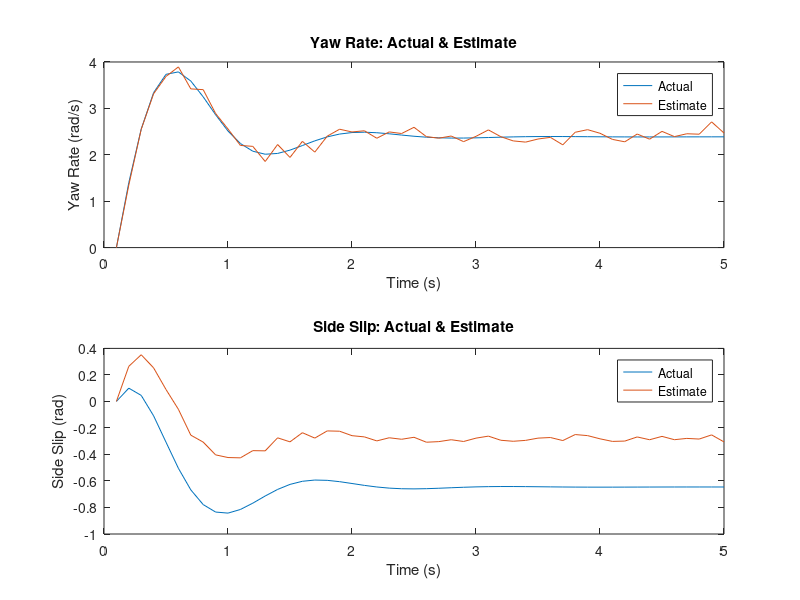
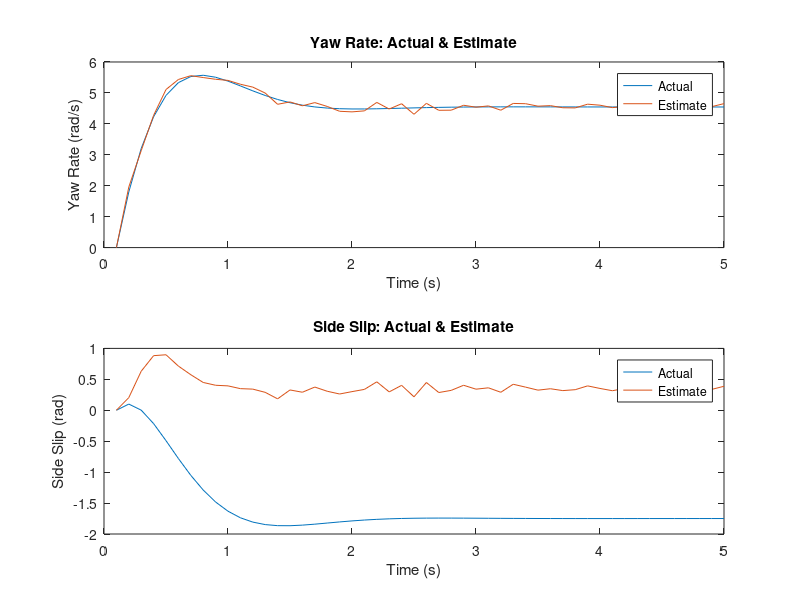
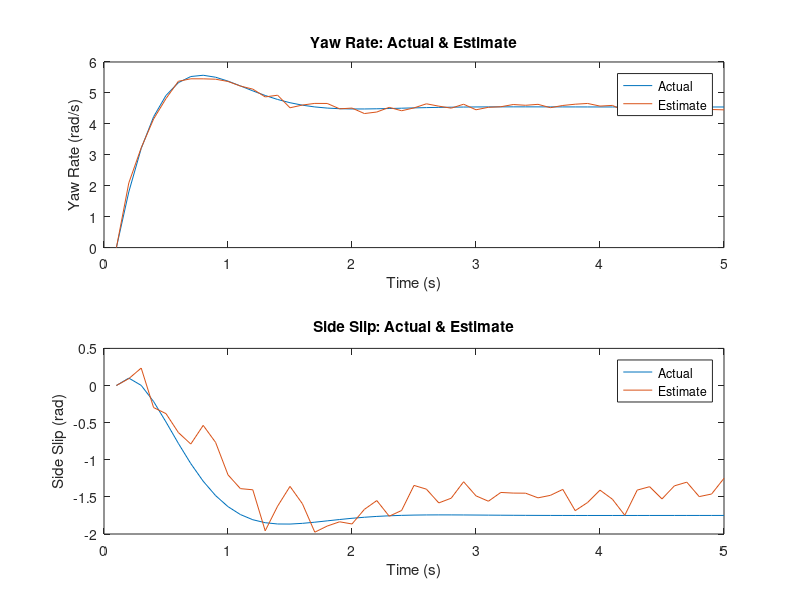

Recreate these plots in MATLAB, in order.
%% Optimal Estimation - Homework 3 - Problem 4

clear
clc
close all

%% Part A

A = [-2.62 12;
    -0.96 -2];
B = [14; 1];

H = [1 0];

% Simulation Initialization
t_end = 5;
dt = 0.1;
t = dt:dt:t_end;
numSamps = length(t);

X = zeros(2, numSamps);
y = zeros(numSamps, 1);
del = 1;

% Dynamic Simulation
for i = 1:numSamps-1
    xdot = A * X(:,i) + B * del;
    X(:,i+1) = X(:,i) + xdot * dt;
    y(i+1) = H * X(:,i+1) + (0.1*randn);
    x = X(:,i+1);
end

A_D = expm(A*dt);
Q_D = [2 0;0 0.2];
R_D = 0.01;


% Preallocation & Initialization
x_hat = zeros(2, numSamps);
P = eye(2);
priorP = zeros(numSamps,2);
postP = zeros(numSamps,2);

for i = 1:numSamps-1
    
    % Time Update (Propagation - a priori)
    x_hat(:,i+1) = A_D * x_hat(:,i);

    P = A_D * P * A_D' + Q_D;
    priorP(i+1,1) = P(1,1);
    priorP(i+1,2) = P(2,2);

    % Measurement Update (Correction - a posteriori)
    K = P * H' * (H*P*H' + R_D)^-1;

    x_hat(:,i+1) = x_hat(:,i+1) + K * (y(i+1) - H * x_hat(:,i+1));

    P = (eye(2) - K*H) * P;
    postP(i+1,1) = P(1,1);
    postP(i+1,2) = P(2,2);

end

KFeig = eig(A-K*H);

figure
subplot(2,1,1)
plot(t,X(1,:))
hold on
plot(t,x_hat(1,:))
title('Yaw Rate: Actual & Estimate')
legend('Actual','Estimate')
xlabel('Time (s)')
ylabel('Yaw Rate (rad/s)')

subplot(2,1,2)
plot(t,X(2,:))
hold on
plot(t,x_hat(2,:))
title('Side Slip: Actual & Estimate')
legend('Actual','Estimate')
xlabel('Time (s)')
ylabel('Side Slip (rad)')

clearvars

%% Part B

A = [-2.42 4;
    -0.99 -2];
B = [18; 1];

H = [1 0];

% Simulation Initialization
t_end = 5;
dt = 0.1;
t = dt:dt:t_end;
numSamps = length(t);

X = zeros(2, numSamps);
y = zeros(numSamps, 1);
del = 1;

% Dynamic Simulation
for i = 1:numSamps-1
    xdot = A * X(:,i) + B * del;
    X(:,i+1) = X(:,i) + xdot * dt;
    y(i+1) = H * X(:,i+1) + (0.1*randn);
    x = X(:,i+1);
end

A_A = [-2.62 12;
    -0.96 -2];

A_D = expm(A_A*dt);
Q_D = 5*eye(2);
R_D = 0.01;

% Preallocation & Initialization
x_hat = zeros(2, numSamps);
P = eye(2);
priorP = zeros(numSamps,2);
postP = zeros(numSamps,2);

for i = 1:numSamps-1
    
    % Time Update (Propagation - a priori)
    x_hat(:,i+1) = A_D * x_hat(:,i);

    P = A_D * P * A_D' + Q_D;
    priorP(i+1,1) = P(1,1);
    priorP(i+1,2) = P(2,2);

    % Measurement Update (Correction - a posteriori)
    K = P * H' * (H*P*H' + R_D)^-1;

    x_hat(:,i+1) = x_hat(:,i+1) + K * (y(i+1) - H * x_hat(:,i+1));

    P = (eye(2) - K*H) * P;
    postP(i+1,1) = P(1,1);
    postP(i+1,2) = P(2,2);

end

KFeig = eig(A-K*H);

figure
subplot(2,1,1)
plot(t,X(1,:))
hold on
plot(t,x_hat(1,:))
title('Yaw Rate: Actual & Estimate')
legend('Actual','Estimate')
xlabel('Time (s)')
ylabel('Yaw Rate (rad/s)')

subplot(2,1,2)
plot(t,X(2,:))
hold on
plot(t,x_hat(2,:))
title('Side Slip: Actual & Estimate')
legend('Actual','Estimate')
xlabel('Time (s)')
ylabel('Side Slip (rad)')

clearvars

%% Part C

A = [-2.42 4;
    -0.99 -2];
B = [18; 1];

H = eye(2);

% Simulation Initialization
t_end = 5;
dt = 0.1;
t = dt:dt:t_end;
numSamps = length(t);

X = zeros(2, numSamps);
y = zeros(2, numSamps);
del = 1;

% Dynamic Simulation
for i = 1:numSamps-1
    xdot = A * X(:,i) + B * del;
    X(:,i+1) = X(:,i) + xdot * dt;
    y(:,i+1) = H * X(:,i+1) + [(0.1*randn);(0.5*randn)];
    x = X(:,i+1);
end

A_A = [-2.62 12;
    -0.96 -2];

A_D = expm(A_A*dt);
Q_D = [1.2 0;0 0.1];
R_D = [0.01 0;0 0.25];

% Preallocation & Initialization
x_hat = zeros(2, numSamps);
P = eye(2);
priorP = zeros(numSamps,2);
postP = zeros(numSamps,2);

for i = 1:numSamps-1
    
    % Time Update (Propagation - a priori)
    x_hat(:,i+1) = A_D * x_hat(:,i);

    P = A_D * P * A_D' + Q_D;
    priorP(i+1,1) = P(1,1);
    priorP(i+1,2) = P(2,2);

    % Measurement Update (Correction - a posteriori)
    K = P * H' * (H*P*H' + R_D)^-1;

    x_hat(:,i+1) = x_hat(:,i+1) + K * (y(:,i+1) - H * x_hat(:,i+1));

    P = (eye(2) - K*H) * P;
    postP(i+1,1) = P(1,1);
    postP(i+1,2) = P(2,2);

end

KFeig = eig(A-K*H);

figure
subplot(2,1,1)
plot(t,X(1,:))
hold on
plot(t,x_hat(1,:))
title('Yaw Rate: Actual & Estimate')
legend('Actual','Estimate')
xlabel('Time (s)')
ylabel('Yaw Rate (rad/s)')

subplot(2,1,2)
plot(t,X(2,:))
hold on
plot(t,x_hat(2,:))
title('Side Slip: Actual & Estimate')
legend('Actual','Estimate')
xlabel('Time (s)')
ylabel('Side Slip (rad)')
